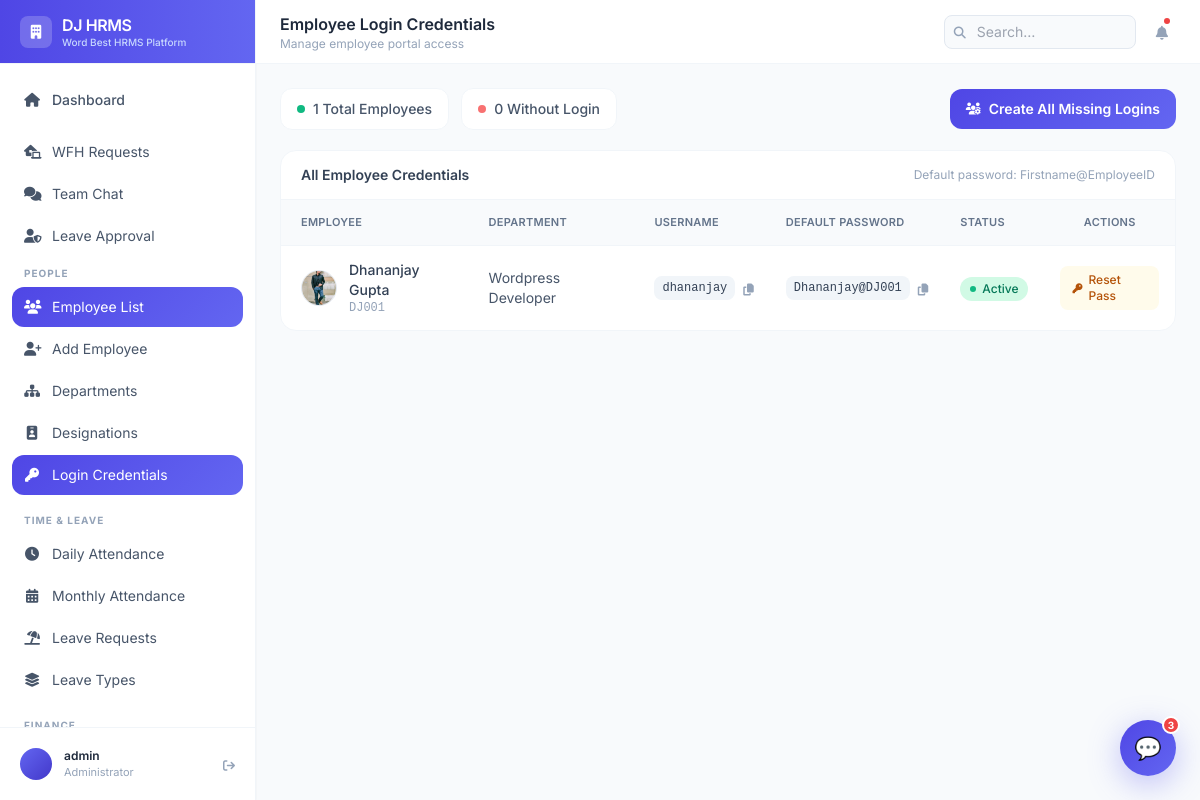
Page /dashboard/employees/credentials/ (signed in) on the earlier database version.
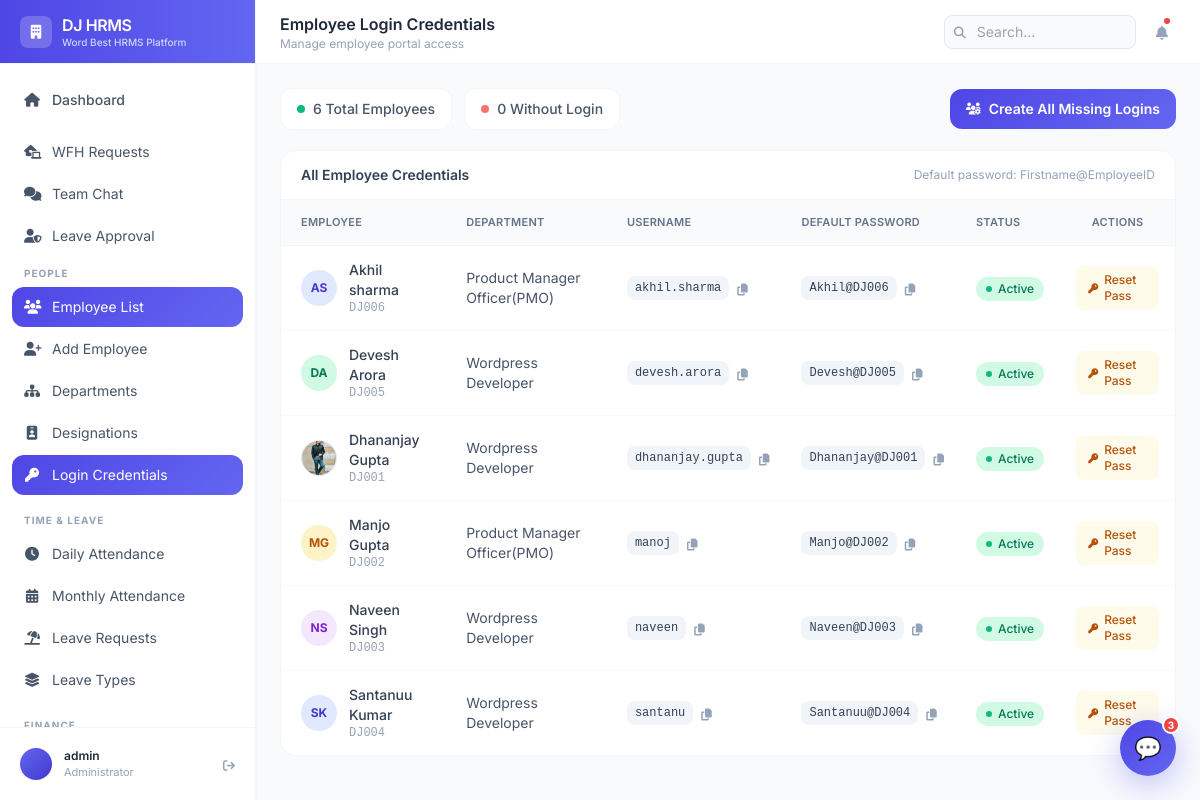
Same page on the later database version.
### employees/models.py (models this page shows, shortened)
class Employee(models.Model):
    GENDER_CHOICES = [('M', 'Male'), ('F', 'Female'), ('O', 'Other')]
    STATUS_CHOICES = [
        ('active', 'Active'),
        ('inactive', 'Inactive'),
        ('on_leave', 'On Leave'),
        ('terminated', 'Terminated'),
    ]
    EMPLOYMENT_TYPE = [
        ('full_time', 'Full Time'),
        ('part_time', 'Part Time'),
        ('contract', 'Contract'),
        ('intern', 'Intern'),
    ]
    user = models.OneToOneField(User, on_delete=models.CASCADE, null=True, blank=True)
    employee_id = models.CharField(max_length=20, unique=True)
    first_name = models.CharField(max_length=50)
    last_name = models.CharField(max_length=50)
    email = models.EmailField(unique=True)
    phone = models.CharField(max_length=15, blank=True)
    date_of_birth = models.DateField(null=True, blank=True)
    gender = models.CharField(max_length=1, choices=GENDER_CHOICES, blank=True)
    photo = models.ImageField(upload_to='employee_photos/', null=True, blank=True)
    department = models.ForeignKey(Department, on_delete=models.SET_NULL, null=True, related_name='employees')
    designation = models.ForeignKey(Designation, on_delete=models.SET_NULL, null=True, related_name='employees')
    date_joined = models.DateField()
    employment_type = models.CharField(max_length=20, choices=EMPLOYMENT_TYPE, default='full_time')
    status = models.CharField(max_length=20, choices=STATUS_CHOICES, default='active')
    address = models.TextField(blank=True)
    emergency_contact_name = models.CharField(max_length=100, blank=True)
    emergency_contact_phone = models.CharField(max_length=15, blank=True)
    created_at = models.DateTimeField(auto_now_add=True)
    updated_at = models.DateTimeField(auto_now=True)
    @property
    def full_name(self):
        return f"{self.first_name} {self.last_name}"
    class Meta:
        ordering = ['first_name', 'last_name']

class Department(models.Model):
    name = models.CharField(max_length=100, unique=True)
    code = models.CharField(max_length=10, unique=True)
    description = models.TextField(blank=True)
    manager = models.ForeignKey(
        'Employee', on_delete=models.SET_NULL, null=True, blank=True,
        related_name='managed_department'
    )
    created_at = models.DateTimeField(auto_now_add=True)
    class Meta:
        ordering = ['name']

### employees/views.py (the view)
# urls.py: path('employees/credentials/', views.employee_credentials, name='employee_credentials'),
@login_required
def employee_credentials(request):
    from django.contrib.auth.models import User
    employees = Employee.objects.select_related(
        'user', 'department', 'designation'
    ).all().order_by('first_name')
    return render(request, 'employees/credentials.html', {
        'employees': employees,
    })

### templates/employees/credentials.html (shortened to what the changed rows need)
{% extends 'base.html' %}
{% block page_title %}Employee Login Credentials{% endblock %}
{% block content %}
<div class="flex flex-wrap items-center justify-between gap-3 mb-5">
  <div class="flex items-center gap-3">
    <div class="bg-white rounded-xl border border-slate-100 px-4 py-2.5 flex items-center gap-2">
      <span class="w-2 h-2 bg-emerald-500 rounded-full"></span>
      <span class="text-slate-600 text-sm font-medium">
        {{ employees|length }} Total Employees
      </span>
    </div>
  </div>
</div>
<div class="bg-white rounded-2xl border border-slate-100 overflow-hidden">
  <div class="px-5 py-3.5 border-b border-slate-100 flex items-center justify-between">
    <h2 class="text-slate-700 font-semibold text-sm">All Employee Credentials</h2>
  </div>
  <div class="overflow-x-auto">
    <table class="w-full">
      <thead>
        <tr class="bg-slate-50 border-b border-slate-100">
          <th class="text-left text-[11px] font-semibold text-slate-500 uppercase tracking-wide px-5 py-3.5">Employee</th>
          <th class="text-left text-[11px] font-semibold text-slate-500 uppercase tracking-wide px-4 py-3.5">Department</th>
          <th class="text-left text-[11px] font-semibold text-slate-500 uppercase tracking-wide px-4 py-3.5">Username</th>
          <th class="text-left text-[11px] font-semibold text-slate-500 uppercase tracking-wide px-4 py-3.5">Default Password</th>
          <th class="text-left text-[11px] font-semibold text-slate-500 uppercase tracking-wide px-4 py-3.5">Status</th>
          <th class="px-4 py-3.5 text-[11px] font-semibold text-slate-500 uppercase tracking-wide">Actions</th>
        </tr>
      </thead>
      <tbody class="divide-y divide-slate-50" id="credTable">
        {% for emp in employees %}
        <tr class="hover:bg-slate-50/60 transition-colors {% if not emp.user %}no-login{% endif %}">
          <td class="px-5 py-3.5">
            <div class="flex items-center gap-3">
              {% if emp.photo %}
                <img src="{{ emp.photo.url }}" class="w-9 h-9 rounded-full object-cover border border-slate-200 flex-shrink-0">
              {% else %}
                <div class="w-9 h-9 rounded-full flex items-center justify-center text-xs font-bold flex-shrink-0
                  {% cycle 'bg-brand-100 text-brand-700' 'bg-emerald-100 text-emerald-700' 'bg-amber-100 text-amber-700' 'bg-purple-100 text-purple-700' %}">
                  {{ emp.first_name|first|upper }}{{ emp.last_name|first|upper }}
                </div>
              {% endif %}
              <div>
                <p class="text-slate-700 text-sm font-medium">{{ emp.full_name }}</p>
                <p class="text-slate-400 text-xs font-mono">{{ emp.employee_id }}</p>
              </div>
            </div>
          </td>
          <td class="px-4 py-3.5 text-slate-600 text-sm">
            {{ emp.department.name|default:"—" }}
          </td>
          <td class="px-4 py-3.5">
            {% if emp.user %}
              <div class="flex items-center gap-2">
                <code class="bg-slate-100 text-slate-700 text-xs px-2 py-1 rounded-lg font-mono">
                  {{ emp.user.username }}
                </code>
                <button onclick="copyText('{{ emp.user.username }}')" title="Copy"
                  class="text-slate-400 hover:text-brand-600 transition-colors">
                  <i class="fas fa-copy text-xs"></i>
                </button>
              </div>
            {% else %}
              <span class="text-red-400 text-xs font-medium">
                <i class="fas fa-circle-exclamation mr-1"></i>Not Created
              </span>
            {% endif %}
          </td>
          <td class="px-4 py-3.5">
            {% if emp.user %}
              <div class="flex items-center gap-2">
                <code class="bg-slate-100 text-slate-700 text-xs px-2 py-1 rounded-lg font-mono">
                  {{ emp.first_name|capfirst }}@{{ emp.employee_id }}
                </code>
                <button onclick="copyText('{{ emp.first_name|capfirst }}@{{ emp.employee_id }}')" title="Copy"
                  class="text-slate-400 hover:text-brand-600 transition-colors">
                  <i class="fas fa-copy text-xs"></i>
                </button>
              </div>
            {% else %}
              <span class="text-slate-400 text-xs">—</span>
            {% endif %}
          </td>
          <td class="px-4 py-3.5">
            {% if emp.user %}
              <span class="inline-flex items-center gap-1.5 bg-emerald-100 text-emerald-700 text-xs font-medium px-2.5 py-1 rounded-full">
                <span class="w-1.5 h-1.5 bg-emerald-500 rounded-full"></span>
                Active
              </span>
            {% else %}
              <span class="inline-flex items-center gap-1.5 bg-red-100 text-red-600 text-xs font-medium px-2.5 py-1 rounded-full">
                <span class="w-1.5 h-1.5 bg-red-400 rounded-full"></span>
                No Login
              </span>
            {% endif %}
          </td>
          <td class="px-4 py-3.5">
            <div class="flex items-center gap-2">
              {% if emp.user %}
                <a href="{% url 'reset_employee_password' emp.pk %}"
                  onclick="return confirm('Reset password for {{ emp.full_name }}?')"
                  class="inline-flex items-center gap-1.5 px-3 py-1.5 rounded-lg bg-amber-50 text-amber-700 text-xs font-medium hover:bg-amber-100 transition-colors">
                  <i class="fas fa-key text-[10px]"></i> Reset Pass
                </a>
              {% else %}
                <a href="{% url 'create_employee_login' emp.pk %}"
                  class="inline-flex items-center gap-1.5 px-3 py-1.5 rounded-lg bg-brand-50 text-brand-600 text-xs font-medium hover:bg-brand-100 transition-colors">
                  <i class="fas fa-user-plus text-[10px]"></i> Create Login
                </a>
              {% endif %}
            </div>
          </td>
        </tr>
        {% empty %}
        <tr>
          <td colspan="6" class="py-12 text-center text-slate-400 text-sm">
            No employees found
          </td>
        </tr>
        {% endfor %}
      </tbody>
    </table>
  </div>
</div>
{% endblock %}

Differences in the rows shown:
added Employee: first_name|first "A", last_name|first "S", full_name "Akhil sharma", employee_id "DJ006", department.name "Product Manager Officer(PMO)", user.username "akhil.sharma", first_name "Akhil", shows "Active"
added Employee: first_name|first "D", last_name|first "A", full_name "Devesh Arora", employee_id "DJ005", department.name "Wordpress Developer", user.username "devesh.arora", first_name "Devesh", shows "Active"
changed Employee "Dhananjay Gupta": user_id 2 → 7 (drawn); user.username "dhananjay" → "dhananjay.gupta"
added Employee: first_name|first "M", last_name|first "G", full_name "Manjo Gupta", employee_id "DJ002", department.name "Product Manager Officer(PMO)", user.username "manoj", first_name "Manjo", shows "Active"
added Employee: first_name|first "N", last_name|first "S", full_name "Naveen Singh", employee_id "DJ003", department.name "Wordpress Developer", user.username "naveen", first_name "Naveen", shows "Active"
added Employee: first_name|first "S", last_name|first "K", full_name "Santanuu Kumar", employee_id "DJ004", department.name "Wordpress Developer", user.username "santanu", first_name "Santanuu", shows "Active"
Other differences:
{{ employees|length }}: "1" → "6"
